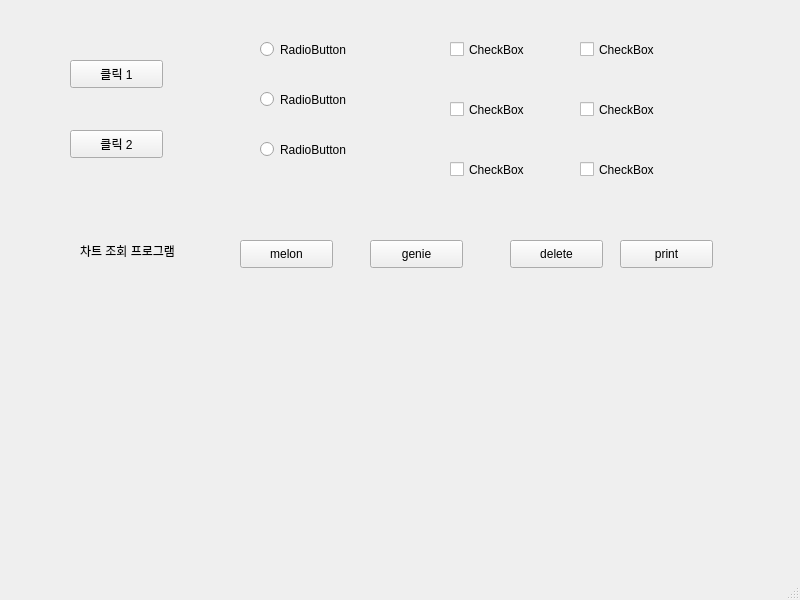
<?xml version="1.0" encoding="UTF-8"?>
<ui version="4.0">
 <class>MainWindow</class>
 <widget class="QMainWindow" name="MainWindow">
  <property name="geometry">
   <rect>
    <x>0</x>
    <y>0</y>
    <width>800</width>
    <height>600</height>
   </rect>
  </property>
  <property name="windowTitle">
   <string>MainWindow</string>
  </property>
  <widget class="QWidget" name="centralwidget">
   <widget class="QPushButton" name="pushButton_1">
    <property name="geometry">
     <rect>
      <x>70</x>
      <y>60</y>
      <width>93</width>
      <height>28</height>
     </rect>
    </property>
    <property name="text">
     <string>클릭 1</string>
    </property>
   </widget>
   <widget class="QPushButton" name="pushButton_2">
    <property name="geometry">
     <rect>
      <x>70</x>
      <y>130</y>
      <width>93</width>
      <height>28</height>
     </rect>
    </property>
    <property name="text">
     <string>클릭 2</string>
    </property>
   </widget>
   <widget class="QRadioButton" name="radioButton_1">
    <property name="geometry">
     <rect>
      <x>260</x>
      <y>40</y>
      <width>108</width>
      <height>19</height>
     </rect>
    </property>
    <property name="text">
     <string>RadioButton</string>
    </property>
   </widget>
   <widget class="QRadioButton" name="radioButton_2">
    <property name="geometry">
     <rect>
      <x>260</x>
      <y>90</y>
      <width>108</width>
      <height>19</height>
     </rect>
    </property>
    <property name="text">
     <string>RadioButton</string>
    </property>
   </widget>
   <widget class="QRadioButton" name="radioButton_3">
    <property name="geometry">
     <rect>
      <x>260</x>
      <y>140</y>
      <width>108</width>
      <height>19</height>
     </rect>
    </property>
    <property name="text">
     <string>RadioButton</string>
    </property>
   </widget>
   <widget class="QCheckBox" name="check1">
    <property name="geometry">
     <rect>
      <x>450</x>
      <y>40</y>
      <width>96</width>
      <height>19</height>
     </rect>
    </property>
    <property name="text">
     <string>CheckBox</string>
    </property>
   </widget>
   <widget class="QCheckBox" name="check2">
    <property name="geometry">
     <rect>
      <x>450</x>
      <y>100</y>
      <width>96</width>
      <height>19</height>
     </rect>
    </property>
    <property name="text">
     <string>CheckBox</string>
    </property>
   </widget>
   <widget class="QCheckBox" name="check3">
    <property name="geometry">
     <rect>
      <x>450</x>
      <y>160</y>
      <width>96</width>
      <height>19</height>
     </rect>
    </property>
    <property name="text">
     <string>CheckBox</string>
    </property>
   </widget>
   <widget class="QCheckBox" name="checkBox3">
    <property name="geometry">
     <rect>
      <x>580</x>
      <y>160</y>
      <width>96</width>
      <height>19</height>
     </rect>
    </property>
    <property name="text">
     <string>CheckBox</string>
    </property>
   </widget>
   <widget class="QCheckBox" name="checkBox2">
    <property name="geometry">
     <rect>
      <x>580</x>
      <y>100</y>
      <width>96</width>
      <height>19</height>
     </rect>
    </property>
    <property name="text">
     <string>CheckBox</string>
    </property>
   </widget>
   <widget class="QCheckBox" name="checkBox1">
    <property name="geometry">
     <rect>
      <x>580</x>
      <y>40</y>
      <width>96</width>
      <height>19</height>
     </rect>
    </property>
    <property name="text">
     <string>CheckBox</string>
    </property>
   </widget>
   <widget class="QLabel" name="label">
    <property name="geometry">
     <rect>
      <x>80</x>
      <y>230</y>
      <width>201</width>
      <height>41</height>
     </rect>
    </property>
    <property name="text">
     <string>차트 조회 프로그램</string>
    </property>
   </widget>
   <widget class="QPushButton" name="pushButton_3">
    <property name="geometry">
     <rect>
      <x>240</x>
      <y>240</y>
      <width>93</width>
      <height>28</height>
     </rect>
    </property>
    <property name="text">
     <string>melon</string>
    </property>
   </widget>
   <widget class="QPushButton" name="pushButton_4">
    <property name="geometry">
     <rect>
      <x>370</x>
      <y>240</y>
      <width>93</width>
      <height>28</height>
     </rect>
    </property>
    <property name="text">
     <string>genie</string>
    </property>
   </widget>
   <widget class="QPushButton" name="pushButton_5">
    <property name="geometry">
     <rect>
      <x>510</x>
      <y>240</y>
      <width>93</width>
      <height>28</height>
     </rect>
    </property>
    <property name="text">
     <string>delete</string>
    </property>
   </widget>
   <widget class="QPushButton" name="pushButton_6">
    <property name="geometry">
     <rect>
      <x>620</x>
      <y>240</y>
      <width>93</width>
      <height>28</height>
     </rect>
    </property>
    <property name="text">
     <string>print</string>
    </property>
   </widget>
  </widget>
  <widget class="QMenuBar" name="menubar">
   <property name="geometry">
    <rect>
     <x>0</x>
     <y>0</y>
     <width>800</width>
     <height>26</height>
    </rect>
   </property>
  </widget>
  <widget class="QStatusBar" name="statusbar"/>
 </widget>
 <resources/>
 <connections/>
</ui>
